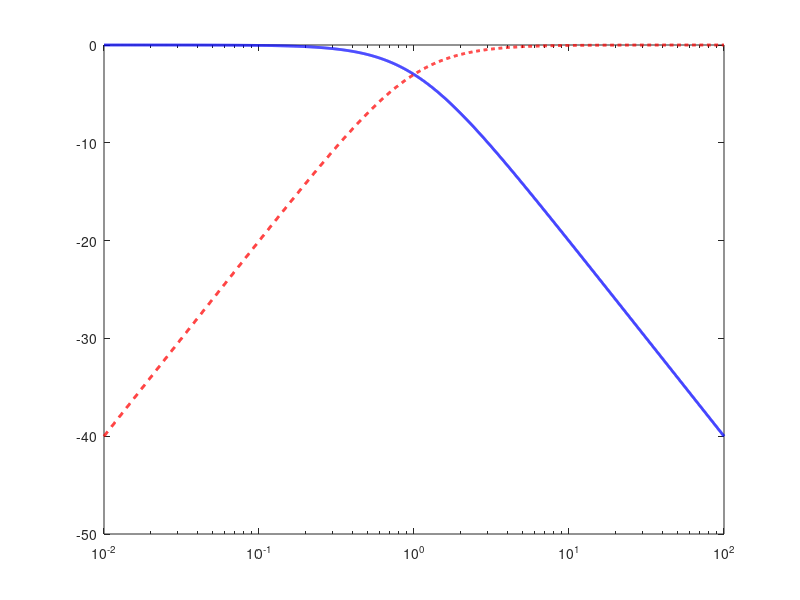

Write MATLAB code to recreate this figure. (Note: this script raises an error after producing the figure.)
%% First-order LPF and HPF magnitude responses
% H_L(s) = 1 / (tau*s + 1)
% H_H(s) = tau*s / (tau*s + 1)
%
% Use the normalized angular frequency x = omega*tau, so tau does not
% need to be assigned a numerical value. The cutoff is at x = 1, i.e.
% omega_c = 1/tau rad/s and f_c = 1/(2*pi*tau) Hz.

clear;
clc;
close all;

x = logspace(-2, 2, 2000);       % x = omega*tau

magLPF = 1 ./ sqrt(1 + x.^2);
magHPF = x ./ sqrt(1 + x.^2);

magLPF_dB = 20*log10(magLPF);
magHPF_dB = 20*log10(magHPF);
cutoff_dB = 20*log10(1/sqrt(2)); % -3.0103 dB

figure('Color', 'w');
semilogx(x, magLPF_dB, 'b-',  'LineWidth', 2); hold on;
semilogx(x, magHPF_dB, 'r--', 'LineWidth', 2);

% Mark the common cutoff frequency and the two cutoff points.
xline(1, 'k:', '$\omega\tau=1$', ...
    'Interpreter', 'latex', 'LabelVerticalAlignment', 'bottom', ...
    'LineWidth', 1.2);
yline(cutoff_dB, 'k:', '$-3.01\ \mathrm{dB}$', ...
    'Interpreter', 'latex', 'LabelHorizontalAlignment', 'left', ...
    'LineWidth', 1.2);
plot(1, cutoff_dB, 'ko', 'MarkerFaceColor', 'k', 'MarkerSize', 6);

grid on;
box on;
xlim([1e-2, 1e2]);
ylim([-42, 3]);
xticks([1e-2 1e-1 1 1e1 1e2]);
xlabel('Normalized angular frequency $\omega\tau$', ...
    'Interpreter', 'latex');
ylabel('Magnitude $20\log_{10}|H(j\omega)|$ (dB)', ...
    'Interpreter', 'latex');
title({'First-order LPF and HPF magnitude responses', ...
       '$\omega_c=1/\tau\ \mathrm{rad/s},\quad f_c=1/(2\pi\tau)\ \mathrm{Hz}$'}, ...
    'Interpreter', 'latex');
legend({'LPF: $|H_L(j\omega)|$', 'HPF: $|H_H(j\omega)|$'}, ...
    'Interpreter', 'latex', 'Location', 'southeast');
